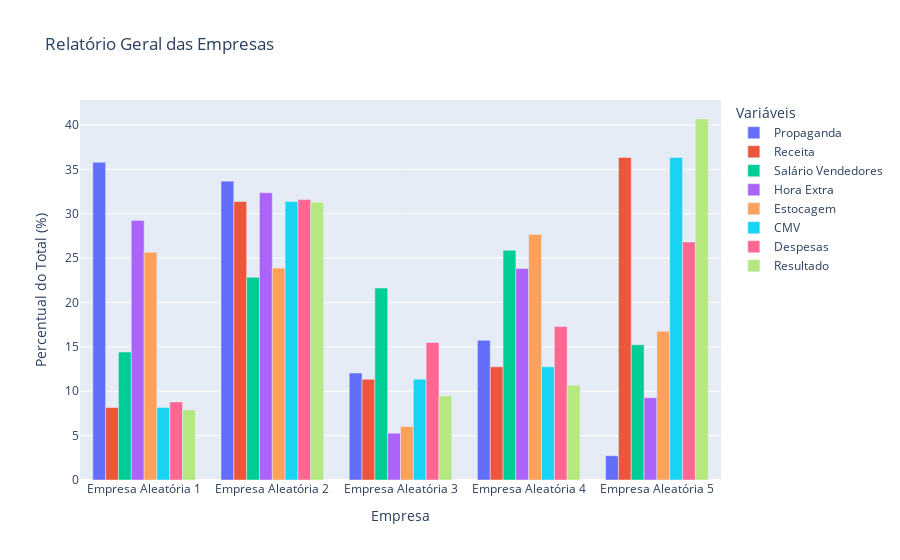
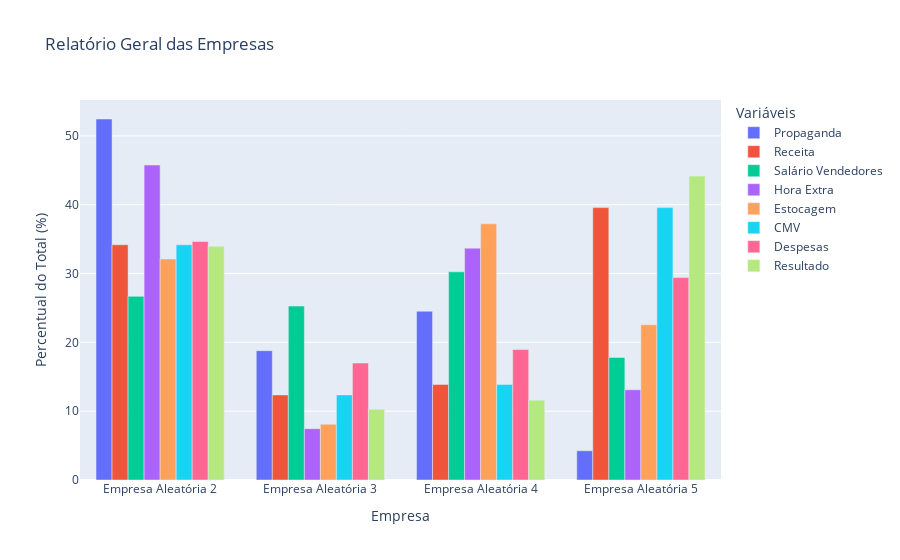
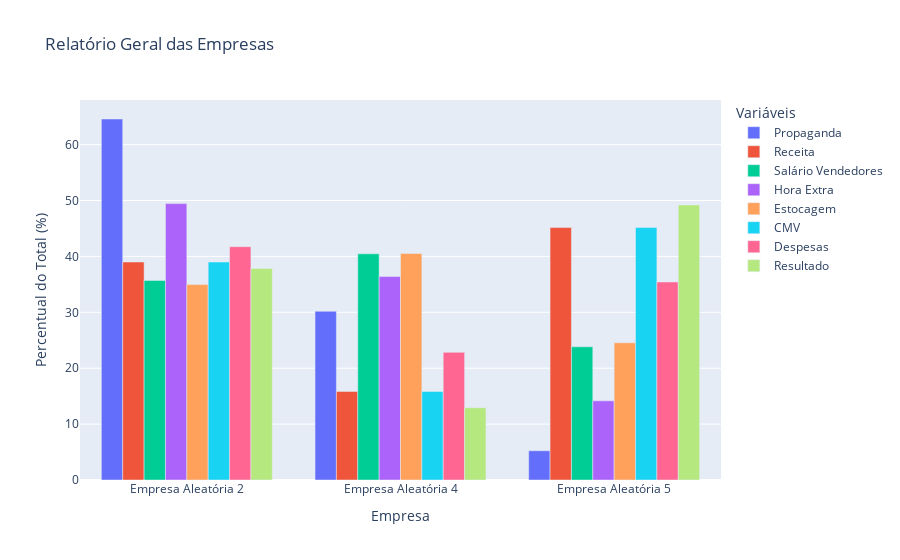
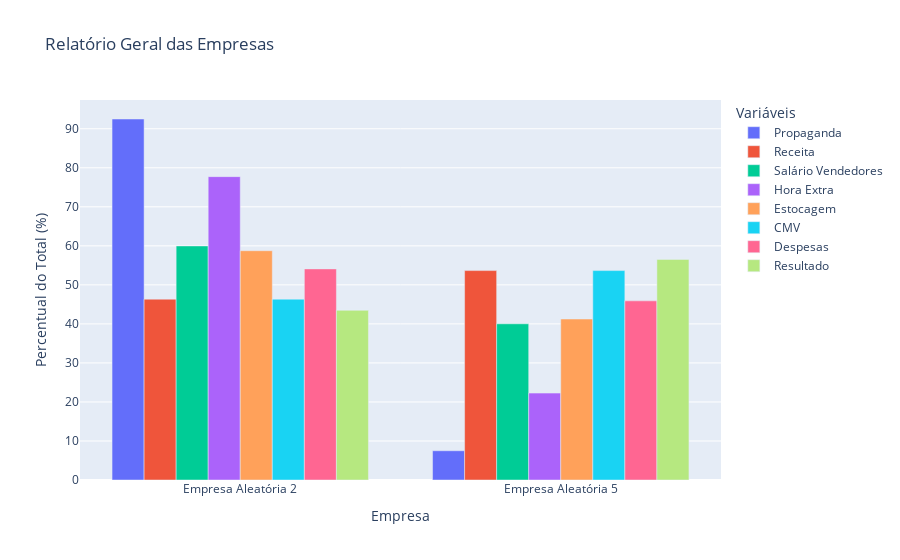

The code cell stored with these charts, in order, in its notebook:
### Markdown cell above
### With Rounds

### Code cell
for i in range(5):
    print(f"\nRound {i + 1}")
    # se existe só uma empresa, não precisa rodar o simulador
    if len(simulador.empresas) == 1:
        simulador.proximo_round()
        break
    
    simulador.calcular_e_exibir_resultados()

    # se existe mais de uma empresa, plota os gráficos
    if len(simulador.empresas) > 1:
        simulador.plotar_grafico_lucro()
        simulador.plotar_grafico_relatorio_geral()

    # mostra os resultados do round
    simulador.proximo_round()
    time.sleep(3)

### Figure 1 — Plotly figure (JSON) as saved in the notebook; plotly's stock layout.template omitted (floating-point values rounded to 4 significant figures)
{"data": [{"alignmentgroup": "True", "hovertemplate": "Variáveis=Propaganda<br>Empresa=%{x}<br>Percentual do Total (%)=%{y}<extra></extra>", "legendgroup": "Propaganda", "marker": {"color": "#636efa", "pattern": {"shape": ""}}, "name": "Propaganda", "offsetgroup": "Propaganda", "orientation": "v", "showlegend": true, "textposition": "auto", "type": "bar", "x": ["Empresa Aleatória 1", "Empresa Aleatória 2", "Empresa Aleatória 3", "Empresa Aleatória 4", "Empresa Aleatória 5"], "xaxis": "x", "y": [35.79, 33.68, 12.06, 15.74, 2.729], "yaxis": "y"}, {"alignmentgroup": "True", "hovertemplate": "Variáveis=Receita<br>Empresa=%{x}<br>Percentual do Total (%)=%{y}<extra></extra>", "legendgroup": "Receita", "marker": {"color": "#EF553B", "pattern": {"shape": ""}}, "name": "Receita", "offsetgroup": "Receita", "orientation": "v", "showlegend": true, "textposition": "auto", "type": "bar", "x": ["Empresa Aleatória 1", "Empresa Aleatória 2", "Empresa Aleatória 3", "Empresa Aleatória 4", "Empresa Aleatória 5"], "xaxis": "x", "y": [8.174, 31.38, 11.35, 12.75, 36.34], "yaxis": "y"}, {"alignmentgroup": "True", "hovertemplate": "Variáveis=Salário Vendedores<br>Empresa=%{x}<br>Percentual do Total (%)=%{y}<extra></extra>", "legendgroup": "Salário Vendedores", "marker": {"color": "#00cc96", "pattern": {"shape": ""}}, "name": "Salário Vendedores", "offsetgroup": "Salário Vendedores", "orientation": "v", "showlegend": true, "textposition": "auto", "type": "bar", "x": ["Empresa Aleatória 1", "Empresa Aleatória 2", "Empresa Aleatória 3", "Empresa Aleatória 4", "Empresa Aleatória 5"], "xaxis": "x", "y": [14.42, 22.84, 21.62, 25.88, 15.24], "yaxis": "y"}, {"alignmentgroup": "True", "hovertemplate": "Variáveis=Hora Extra<br>Empresa=%{x}<br>Percentual do Total (%)=%{y}<extra></extra>", "legendgroup": "Hora Extra", "marker": {"color": "#ab63fa", "pattern": {"shape": ""}}, "name": "Hora Extra", "offsetgroup": "Hora Extra", "orientation": "v", "showlegend": true, "textposition": "auto", "type": "bar", "x": ["Empresa Aleatória 1", "Empresa Aleatória 2", "Empresa Aleatória 3", "Empresa Aleatória 4", "Empresa Aleatória 5"], "xaxis": "x", "y": [29.25, 32.37, 5.274, 23.83, 9.273], "yaxis": "y"}, {"alignmentgroup": "True", "hovertemplate": "Variáveis=Estocagem<br>Empresa=%{x}<br>Percentual do Total (%)=%{y}<extra></extra>", "legendgroup": "Estocagem", "marker": {"color": "#FFA15A", "pattern": {"shape": ""}}, "name": "Estocagem", "offsetgroup": "Estocagem", "orientation": "v", "showlegend": true, "textposition": "auto", "type": "bar", "x": ["Empresa Aleatória 1", "Empresa Aleatória 2", "Empresa Aleatória 3", "Empresa Aleatória 4", "Empresa Aleatória 5"], "xaxis": "x", "y": [25.66, 23.88, 6.024, 27.68, 16.77], "yaxis": "y"}, {"alignmentgroup": "True", "hovertemplate": "Variáveis=CMV<br>Empresa=%{x}<br>Percentual do Total (%)=%{y}<extra></extra>", "legendgroup": "CMV", "marker": {"color": "#19d3f3", "pattern": {"shape": ""}}, "name": "CMV", "offsetgroup": "CMV", "orientation": "v", "showlegend": true, "textposition": "auto", "type": "bar", "x": ["Empresa Aleatória 1", "Empresa Aleatória 2", "Empresa Aleatória 3", "Empresa Aleatória 4", "Empresa Aleatória 5"], "xaxis": "x", "y": [8.174, 31.38, 11.35, 12.75, 36.34], "yaxis": "y"}, {"alignmentgroup": "True", "hovertemplate": "Variáveis=Despesas<br>Empresa=%{x}<br>Percentual do Total (%)=%{y}<extra></extra>", "legendgroup": "Despesas", "marker": {"color": "#FF6692", "pattern": {"shape": ""}}, "name": "Despesas", "offsetgroup": "Despesas", "orientation": "v", "showlegend": true, "textposition": "auto", "type": "bar", "x": ["Empresa Aleatória 1", "Empresa Aleatória 2", "Empresa Aleatória 3", "Empresa Aleatória 4", "Empresa Aleatória 5"], "xaxis": "x", "y": [8.798, 31.6, 15.5, 17.29, 26.82], "yaxis": "y"}, {"alignmentgroup": "True", "hovertemplate": "Variáveis=Resultado<br>Empresa=%{x}<br>Percentual do Total (%)=%{y}<extra></extra>", "legendgroup": "Resultado", "marker": {"color": "#B6E880", "pattern": {"shape": ""}}, "name": "Resultado", "offsetgroup": "Resultado", "orientation": "v", "showlegend": true, "textposition": "auto", "type": "bar", "x": ["Empresa Aleatória 1", "Empresa Aleatória 2", "Empresa Aleatória 3", "Empresa Aleatória 4", "Empresa Aleatória 5"], "xaxis": "x", "y": [7.89, 31.28, 9.46, 10.69, 40.68], "yaxis": "y"}], "layout": {"barmode": "group", "legend": {"title": {"text": "Variáveis"}, "tracegroupgap": 0}, "title": {"text": "Relatório Geral das Empresas"}, "xaxis": {"anchor": "y", "domain": [0, 1], "title": {"text": "Empresa"}}, "yaxis": {"anchor": "x", "domain": [0, 1], "title": {"text": "Percentual do Total (%)"}}}}

### Figure 2 — Plotly figure (JSON) as saved in the notebook; plotly's stock layout.template omitted (floating-point values rounded to 4 significant figures)
{"data": [{"alignmentgroup": "True", "hovertemplate": "Variáveis=Propaganda<br>Empresa=%{x}<br>Percentual do Total (%)=%{y}<extra></extra>", "legendgroup": "Propaganda", "marker": {"color": "#636efa", "pattern": {"shape": ""}}, "name": "Propaganda", "offsetgroup": "Propaganda", "orientation": "v", "showlegend": true, "textposition": "auto", "type": "bar", "x": ["Empresa Aleatória 2", "Empresa Aleatória 3", "Empresa Aleatória 4", "Empresa Aleatória 5"], "xaxis": "x", "y": [52.45, 18.79, 24.52, 4.25], "yaxis": "y"}, {"alignmentgroup": "True", "hovertemplate": "Variáveis=Receita<br>Empresa=%{x}<br>Percentual do Total (%)=%{y}<extra></extra>", "legendgroup": "Receita", "marker": {"color": "#EF553B", "pattern": {"shape": ""}}, "name": "Receita", "offsetgroup": "Receita", "orientation": "v", "showlegend": true, "textposition": "auto", "type": "bar", "x": ["Empresa Aleatória 2", "Empresa Aleatória 3", "Empresa Aleatória 4", "Empresa Aleatória 5"], "xaxis": "x", "y": [34.18, 12.36, 13.89, 39.58], "yaxis": "y"}, {"alignmentgroup": "True", "hovertemplate": "Variáveis=Salário Vendedores<br>Empresa=%{x}<br>Percentual do Total (%)=%{y}<extra></extra>", "legendgroup": "Salário Vendedores", "marker": {"color": "#00cc96", "pattern": {"shape": ""}}, "name": "Salário Vendedores", "offsetgroup": "Salário Vendedores", "orientation": "v", "showlegend": true, "textposition": "auto", "type": "bar", "x": ["Empresa Aleatória 2", "Empresa Aleatória 3", "Empresa Aleatória 4", "Empresa Aleatória 5"], "xaxis": "x", "y": [26.69, 25.27, 30.24, 17.81], "yaxis": "y"}, {"alignmentgroup": "True", "hovertemplate": "Variáveis=Hora Extra<br>Empresa=%{x}<br>Percentual do Total (%)=%{y}<extra></extra>", "legendgroup": "Hora Extra", "marker": {"color": "#ab63fa", "pattern": {"shape": ""}}, "name": "Hora Extra", "offsetgroup": "Hora Extra", "orientation": "v", "showlegend": true, "textposition": "auto", "type": "bar", "x": ["Empresa Aleatória 2", "Empresa Aleatória 3", "Empresa Aleatória 4", "Empresa Aleatória 5"], "xaxis": "x", "y": [45.76, 7.454, 33.68, 13.11], "yaxis": "y"}, {"alignmentgroup": "True", "hovertemplate": "Variáveis=Estocagem<br>Empresa=%{x}<br>Percentual do Total (%)=%{y}<extra></extra>", "legendgroup": "Estocagem", "marker": {"color": "#FFA15A", "pattern": {"shape": ""}}, "name": "Estocagem", "offsetgroup": "Estocagem", "orientation": "v", "showlegend": true, "textposition": "auto", "type": "bar", "x": ["Empresa Aleatória 2", "Empresa Aleatória 3", "Empresa Aleatória 4", "Empresa Aleatória 5"], "xaxis": "x", "y": [32.12, 8.103, 37.23, 22.55], "yaxis": "y"}, {"alignmentgroup": "True", "hovertemplate": "Variáveis=CMV<br>Empresa=%{x}<br>Percentual do Total (%)=%{y}<extra></extra>", "legendgroup": "CMV", "marker": {"color": "#19d3f3", "pattern": {"shape": ""}}, "name": "CMV", "offsetgroup": "CMV", "orientation": "v", "showlegend": true, "textposition": "auto", "type": "bar", "x": ["Empresa Aleatória 2", "Empresa Aleatória 3", "Empresa Aleatória 4", "Empresa Aleatória 5"], "xaxis": "x", "y": [34.18, 12.36, 13.89, 39.58], "yaxis": "y"}, {"alignmentgroup": "True", "hovertemplate": "Variáveis=Despesas<br>Empresa=%{x}<br>Percentual do Total (%)=%{y}<extra></extra>", "legendgroup": "Despesas", "marker": {"color": "#FF6692", "pattern": {"shape": ""}}, "name": "Despesas", "offsetgroup": "Despesas", "orientation": "v", "showlegend": true, "textposition": "auto", "type": "bar", "x": ["Empresa Aleatória 2", "Empresa Aleatória 3", "Empresa Aleatória 4", "Empresa Aleatória 5"], "xaxis": "x", "y": [34.65, 17.0, 18.95, 29.4], "yaxis": "y"}, {"alignmentgroup": "True", "hovertemplate": "Variáveis=Resultado<br>Empresa=%{x}<br>Percentual do Total (%)=%{y}<extra></extra>", "legendgroup": "Resultado", "marker": {"color": "#B6E880", "pattern": {"shape": ""}}, "name": "Resultado", "offsetgroup": "Resultado", "orientation": "v", "showlegend": true, "textposition": "auto", "type": "bar", "x": ["Empresa Aleatória 2", "Empresa Aleatória 3", "Empresa Aleatória 4", "Empresa Aleatória 5"], "xaxis": "x", "y": [33.96, 10.27, 11.6, 44.16], "yaxis": "y"}], "layout": {"barmode": "group", "legend": {"title": {"text": "Variáveis"}, "tracegroupgap": 0}, "title": {"text": "Relatório Geral das Empresas"}, "xaxis": {"anchor": "y", "domain": [0, 1], "title": {"text": "Empresa"}}, "yaxis": {"anchor": "x", "domain": [0, 1], "title": {"text": "Percentual do Total (%)"}}}}

### Figure 3 — Plotly figure (JSON) as saved in the notebook; plotly's stock layout.template omitted (floating-point values rounded to 4 significant figures)
{"data": [{"alignmentgroup": "True", "hovertemplate": "Variáveis=Propaganda<br>Empresa=%{x}<br>Percentual do Total (%)=%{y}<extra></extra>", "legendgroup": "Propaganda", "marker": {"color": "#636efa", "pattern": {"shape": ""}}, "name": "Propaganda", "offsetgroup": "Propaganda", "orientation": "v", "showlegend": true, "textposition": "auto", "type": "bar", "x": ["Empresa Aleatória 2", "Empresa Aleatória 4", "Empresa Aleatória 5"], "xaxis": "x", "y": [64.58, 30.19, 5.233], "yaxis": "y"}, {"alignmentgroup": "True", "hovertemplate": "Variáveis=Receita<br>Empresa=%{x}<br>Percentual do Total (%)=%{y}<extra></extra>", "legendgroup": "Receita", "marker": {"color": "#EF553B", "pattern": {"shape": ""}}, "name": "Receita", "offsetgroup": "Receita", "orientation": "v", "showlegend": true, "textposition": "auto", "type": "bar", "x": ["Empresa Aleatória 2", "Empresa Aleatória 4", "Empresa Aleatória 5"], "xaxis": "x", "y": [39.0, 15.85, 45.16], "yaxis": "y"}, {"alignmentgroup": "True", "hovertemplate": "Variáveis=Salário Vendedores<br>Empresa=%{x}<br>Percentual do Total (%)=%{y}<extra></extra>", "legendgroup": "Salário Vendedores", "marker": {"color": "#00cc96", "pattern": {"shape": ""}}, "name": "Salário Vendedores", "offsetgroup": "Salário Vendedores", "orientation": "v", "showlegend": true, "textposition": "auto", "type": "bar", "x": ["Empresa Aleatória 2", "Empresa Aleatória 4", "Empresa Aleatória 5"], "xaxis": "x", "y": [35.71, 40.46, 23.83], "yaxis": "y"}, {"alignmentgroup": "True", "hovertemplate": "Variáveis=Hora Extra<br>Empresa=%{x}<br>Percentual do Total (%)=%{y}<extra></extra>", "legendgroup": "Hora Extra", "marker": {"color": "#ab63fa", "pattern": {"shape": ""}}, "name": "Hora Extra", "offsetgroup": "Hora Extra", "orientation": "v", "showlegend": true, "textposition": "auto", "type": "bar", "x": ["Empresa Aleatória 2", "Empresa Aleatória 4", "Empresa Aleatória 5"], "xaxis": "x", "y": [49.44, 36.4, 14.16], "yaxis": "y"}, {"alignmentgroup": "True", "hovertemplate": "Variáveis=Estocagem<br>Empresa=%{x}<br>Percentual do Total (%)=%{y}<extra></extra>", "legendgroup": "Estocagem", "marker": {"color": "#FFA15A", "pattern": {"shape": ""}}, "name": "Estocagem", "offsetgroup": "Estocagem", "orientation": "v", "showlegend": true, "textposition": "auto", "type": "bar", "x": ["Empresa Aleatória 2", "Empresa Aleatória 4", "Empresa Aleatória 5"], "xaxis": "x", "y": [34.95, 40.51, 24.54], "yaxis": "y"}, {"alignmentgroup": "True", "hovertemplate": "Variáveis=CMV<br>Empresa=%{x}<br>Percentual do Total (%)=%{y}<extra></extra>", "legendgroup": "CMV", "marker": {"color": "#19d3f3", "pattern": {"shape": ""}}, "name": "CMV", "offsetgroup": "CMV", "orientation": "v", "showlegend": true, "textposition": "auto", "type": "bar", "x": ["Empresa Aleatória 2", "Empresa Aleatória 4", "Empresa Aleatória 5"], "xaxis": "x", "y": [39.0, 15.85, 45.16], "yaxis": "y"}, {"alignmentgroup": "True", "hovertemplate": "Variáveis=Despesas<br>Empresa=%{x}<br>Percentual do Total (%)=%{y}<extra></extra>", "legendgroup": "Despesas", "marker": {"color": "#FF6692", "pattern": {"shape": ""}}, "name": "Despesas", "offsetgroup": "Despesas", "orientation": "v", "showlegend": true, "textposition": "auto", "type": "bar", "x": ["Empresa Aleatória 2", "Empresa Aleatória 4", "Empresa Aleatória 5"], "xaxis": "x", "y": [41.74, 22.83, 35.42], "yaxis": "y"}, {"alignmentgroup": "True", "hovertemplate": "Variáveis=Resultado<br>Empresa=%{x}<br>Percentual do Total (%)=%{y}<extra></extra>", "legendgroup": "Resultado", "marker": {"color": "#B6E880", "pattern": {"shape": ""}}, "name": "Resultado", "offsetgroup": "Resultado", "orientation": "v", "showlegend": true, "textposition": "auto", "type": "bar", "x": ["Empresa Aleatória 2", "Empresa Aleatória 4", "Empresa Aleatória 5"], "xaxis": "x", "y": [37.85, 12.93, 49.22], "yaxis": "y"}], "layout": {"barmode": "group", "legend": {"title": {"text": "Variáveis"}, "tracegroupgap": 0}, "title": {"text": "Relatório Geral das Empresas"}, "xaxis": {"anchor": "y", "domain": [0, 1], "title": {"text": "Empresa"}}, "yaxis": {"anchor": "x", "domain": [0, 1], "title": {"text": "Percentual do Total (%)"}}}}

### Figure 4 — Plotly figure (JSON) as saved in the notebook; plotly's stock layout.template omitted (floating-point values rounded to 4 significant figures)
{"data": [{"alignmentgroup": "True", "hovertemplate": "Variáveis=Propaganda<br>Empresa=%{x}<br>Percentual do Total (%)=%{y}<extra></extra>", "legendgroup": "Propaganda", "marker": {"color": "#636efa", "pattern": {"shape": ""}}, "name": "Propaganda", "offsetgroup": "Propaganda", "orientation": "v", "showlegend": true, "textposition": "auto", "type": "bar", "x": ["Empresa Aleatória 2", "Empresa Aleatória 5"], "xaxis": "x", "y": [92.5, 7.495], "yaxis": "y"}, {"alignmentgroup": "True", "hovertemplate": "Variáveis=Receita<br>Empresa=%{x}<br>Percentual do Total (%)=%{y}<extra></extra>", "legendgroup": "Receita", "marker": {"color": "#EF553B", "pattern": {"shape": ""}}, "name": "Receita", "offsetgroup": "Receita", "orientation": "v", "showlegend": true, "textposition": "auto", "type": "bar", "x": ["Empresa Aleatória 2", "Empresa Aleatória 5"], "xaxis": "x", "y": [46.34, 53.66], "yaxis": "y"}, {"alignmentgroup": "True", "hovertemplate": "Variáveis=Salário Vendedores<br>Empresa=%{x}<br>Percentual do Total (%)=%{y}<extra></extra>", "legendgroup": "Salário Vendedores", "marker": {"color": "#00cc96", "pattern": {"shape": ""}}, "name": "Salário Vendedores", "offsetgroup": "Salário Vendedores", "orientation": "v", "showlegend": true, "textposition": "auto", "type": "bar", "x": ["Empresa Aleatória 2", "Empresa Aleatória 5"], "xaxis": "x", "y": [59.98, 40.02], "yaxis": "y"}, {"alignmentgroup": "True", "hovertemplate": "Variáveis=Hora Extra<br>Empresa=%{x}<br>Percentual do Total (%)=%{y}<extra></extra>", "legendgroup": "Hora Extra", "marker": {"color": "#ab63fa", "pattern": {"shape": ""}}, "name": "Hora Extra", "offsetgroup": "Hora Extra", "orientation": "v", "showlegend": true, "textposition": "auto", "type": "bar", "x": ["Empresa Aleatória 2", "Empresa Aleatória 5"], "xaxis": "x", "y": [77.73, 22.27], "yaxis": "y"}, {"alignmentgroup": "True", "hovertemplate": "Variáveis=Estocagem<br>Empresa=%{x}<br>Percentual do Total (%)=%{y}<extra></extra>", "legendgroup": "Estocagem", "marker": {"color": "#FFA15A", "pattern": {"shape": ""}}, "name": "Estocagem", "offsetgroup": "Estocagem", "orientation": "v", "showlegend": true, "textposition": "auto", "type": "bar", "x": ["Empresa Aleatória 2", "Empresa Aleatória 5"], "xaxis": "x", "y": [58.75, 41.25], "yaxis": "y"}, {"alignmentgroup": "True", "hovertemplate": "Variáveis=CMV<br>Empresa=%{x}<br>Percentual do Total (%)=%{y}<extra></extra>", "legendgroup": "CMV", "marker": {"color": "#19d3f3", "pattern": {"shape": ""}}, "name": "CMV", "offsetgroup": "CMV", "orientation": "v", "showlegend": true, "textposition": "auto", "type": "bar", "x": ["Empresa Aleatória 2", "Empresa Aleatória 5"], "xaxis": "x", "y": [46.34, 53.66], "yaxis": "y"}, {"alignmentgroup": "True", "hovertemplate": "Variáveis=Despesas<br>Empresa=%{x}<br>Percentual do Total (%)=%{y}<extra></extra>", "legendgroup": "Despesas", "marker": {"color": "#FF6692", "pattern": {"shape": ""}}, "name": "Despesas", "offsetgroup": "Despesas", "orientation": "v", "showlegend": true, "textposition": "auto", "type": "bar", "x": ["Empresa Aleatória 2", "Empresa Aleatória 5"], "xaxis": "x", "y": [54.09, 45.91], "yaxis": "y"}, {"alignmentgroup": "True", "hovertemplate": "Variáveis=Resultado<br>Empresa=%{x}<br>Percentual do Total (%)=%{y}<extra></extra>", "legendgroup": "Resultado", "marker": {"color": "#B6E880", "pattern": {"shape": ""}}, "name": "Resultado", "offsetgroup": "Resultado", "orientation": "v", "showlegend": true, "textposition": "auto", "type": "bar", "x": ["Empresa Aleatória 2", "Empresa Aleatória 5"], "xaxis": "x", "y": [43.47, 56.53], "yaxis": "y"}], "layout": {"barmode": "group", "legend": {"title": {"text": "Variáveis"}, "tracegroupgap": 0}, "title": {"text": "Relatório Geral das Empresas"}, "xaxis": {"anchor": "y", "domain": [0, 1], "title": {"text": "Empresa"}}, "yaxis": {"anchor": "x", "domain": [0, 1], "title": {"text": "Percentual do Total (%)"}}}}
